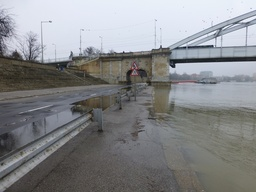
#> input picture european-flood-2013_imgs_small/imgs_small/25441112.jpg, 256 x 192 px, shrunk from 683 x 512 before the run; its folder holds only this picture in this run
$ python main.py
#> lines starting #> are read from the running program, lines starting #| are printed output that depends on the picture
### image_importer.py
from PIL import Image, ImageOps
import numpy as np

def decompose_img(filename):
    with Image.open(filename, 'r') as f:
#> f is the input picture: PIL image 256x192 RGB; mean R, G, B 134.4, 136, 138.3
        picture_rgb = np.asarray(list(f.getdata()))
        # print(picture_rgb)
        return np.array([picture_rgb, f.size[0], f.size[1]], dtype='object')

def make_image(filename, W, H, width, height, mode="reconstructed", l1r=False, model="NMF"):
    if (mode == "parts"):
        new_pixels = np.empty([1, 3])
        count = 0
        for w in W:
            count = count + 1
            if (w[0] > w[1]):
                new_pixels = np.append(new_pixels, [np.array([0, 0, 250])], axis=0)
            else:
                new_pixels = np.append(new_pixels, [np.array([250, 0, 0])], axis=0)
        new_pixels = new_pixels[1:].astype('i')
        itr = tuple(map(tuple, new_pixels))
    elif (mode == "parts2"):
        new_pixels = np.empty([1, 3])
        count = 0
        for w in W:
            count = count + 1
            if (w[0] > w[1]):
                new_pixels = np.append(new_pixels, [H[0] * 250 / max(H[0])], axis=0)
            else:
                new_pixels = np.append(new_pixels, [H[1] * 250 / max(H[1])], axis=0)
        new_pixels = new_pixels[1:].astype('i')
        itr = tuple(map(tuple, new_pixels))
    else:
        itr = tuple(map(tuple, np.matmul(W, H).astype('i')))

    if l1r:
        prefix = "l1"
    else:
        prefix = ""

    # print(len(new_pixels))
    # print(width * height)

    count = 0
    with Image.new('RGB', (height, width), "white") as f:
        pixels = f.load()
        for i in range(height):
            for j in range(width):
                # print(itr[count])
                pixels[i, j] = itr[count]
                count = count + 1

        # f.show()
        f = f.rotate(-90, expand=True)
        f = ImageOps.mirror(f)
        f.save("generated/" + model + "_" + prefix + "_" + mode + "_" + filename, "JPEG")

### main.py
from sklearn.decomposition import NMF
from sklearn.decomposition import PCA
# import song_importer as s
import image_importer as i
import numpy as np
import os

# s.decompose_song('sounds/test.wav')

for filename in os.listdir('european-flood-2013_imgs_small/imgs_small/')[:]:
    every_pixel = np.empty([1, 3])
    decomp = i.decompose_img(os.path.join('european-flood-2013_imgs_small/imgs_small/', filename))
    every_pixel = np.append(every_pixel, decomp[0], axis=0)

    # model = NMF(n_components=2, init='random', random_state=0)
    # model = NMF(n_components=2, init='random', random_state=0, l1_ratio=1)
    model = PCA(n_components=2)
    PCA_NMF = "PCA"
    l1 = False
    W = model.fit_transform(every_pixel[1:])
#> W = 49152 pairs, first value -203.6 to 195.3, second value -31.99 to 27.54
    H = model.components_

    print(W)
#> (printed output is left out)
    print(H)
    # [4 lines of commented-out code are left out]

    i.make_image(filename, W, H, decomp[1], decomp[2], mode="parts", l1r=l1, model=PCA_NMF)
#> the loop in make_image, `for w in W:` made 49152 passes
#> (w, new_pixels) on passes 1 to 2: ([137.2, -0.609], [[23295.1, 1379.1, 390.1], [0, 0, 250]]), ([138.9, -0.721], [[23295.1, 1379.1, 390.1], [0, 0, 250], [0, 0, 250]])
#> w on passes 3 to 8: [143, -0.197], [144.7, -0.309], [143, -0.197], [143, -0.197], [144.7, -0.309], [148.2, -0.533]
#> after the loop in make_image, `for w in W:`: count = 49152
#> in make_image, `itr = tuple(map(tuple, new_pixels))`: itr = 49152 items
#> in make_image, `with Image.new('RGB', (height, width), "white") as f:`: f: PIL image 192x256 RGB; every value is 255
#> after the loop in make_image, `for i in range(height):`: count = 49152
#> in make_image, `f = f.rotate(-90, expand=True)`:
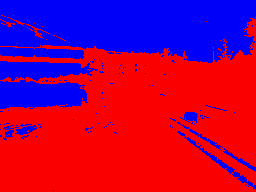
#> f: PIL image 256x192 RGB; mean R, G, B 158, 0, 92
#> in make_image, `f = ImageOps.mirror(f)`:
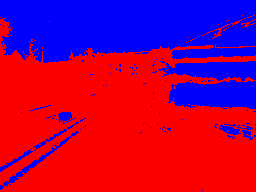
#> f: PIL image 256x192 RGB; mean R, G, B 158, 0, 92
    # i.make_image(filename, W, H, decomp[1], decomp[2], mode="parts2", l1r=l1, model=PCA_NMF)
    i.make_image(filename, W, H, decomp[1], decomp[2], l1r=l1, model=PCA_NMF)
#> call 2 of make_image, with filename = '25441112.jpg', W = array of shape (49152, 2), H = array of shape (2, 3), width = 256, height = 192, mode = 'reconstructed', l1r = False, model = 'PCA'
#> in make_image (call 2), `f = f.rotate(-90, expand=True)`:
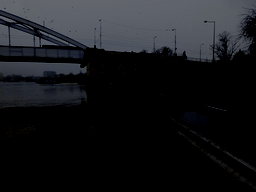
#> f: PIL image 256x192 RGB; mean R, G, B 23.8, 25.4, 28.4
#> in make_image (call 2), `f = ImageOps.mirror(f)`:
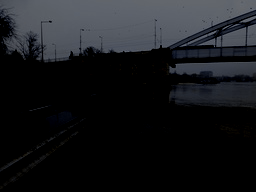
#> f: PIL image 256x192 RGB; mean R, G, B 23.8, 25.4, 28.4

$ run again, on european-flood-2013_imgs_small/imgs_small/26555963.jpg
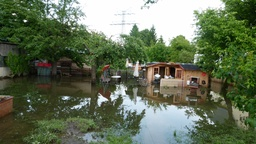
#> input picture european-flood-2013_imgs_small/imgs_small/26555963.jpg, 256 x 144 px, shrunk from 909 x 511 before the run
#> in decompose_img, f is the input picture: PIL image 256x144 RGB; mean R, G, B 99.7, 111.8, 86.7
#> W = 36864 pairs, first value -168.7 to 270.1, second value -54.86 to 37.21
#> (printed output is left out)
#> the loop in make_image, `for w in W:` made 36864 passes
#> (w, new_pixels) on passes 1 to 2: ([-48.07, -6.8], [[24205.1, 2449.3, 2047.4], [250, 0, 0]]), ([-51.52, -6.54], [[24205.1, 2449.3, 2047.4], [250, 0, 0], [250, 0, 0]])
#> after the loop in make_image, `for w in W:`: count = 36864
#> itr = 36864 items
#> after the loop in make_image, `for i in range(height):`: count = 36864
#> in make_image, `f = ImageOps.mirror(f)`:
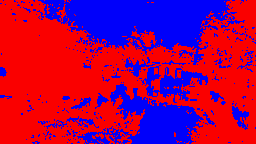
#> f: PIL image 256x144 RGB; mean R, G, B 162.3, 0, 87.7
#> in make_image (call 2), `f = ImageOps.mirror(f)`:
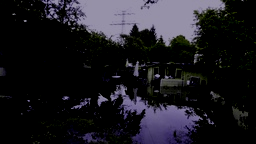
#> f: PIL image 256x144 RGB; mean R, G, B 28.2, 27.1, 32.9

$ run again, on european-flood-2013_imgs_small/imgs_small/26577712.jpg
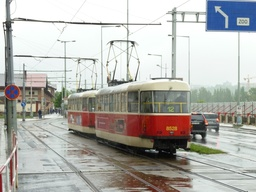
#> input picture european-flood-2013_imgs_small/imgs_small/26577712.jpg, 256 x 192 px, shrunk from 683 x 512 before the run
#> in decompose_img, f is the input picture: PIL image 256x192 RGB; mean R, G, B 178.1, 177.3, 172.8
#> W = 49152 pairs, first value -304.3 to 136.7, second value -92.82 to 107.3
#> (printed output is left out)
#> the loop in make_image, `for w in W:` made 49152 passes
#> (w, new_pixels) on passes 1 to 2: ([134, 0.131], [[26242.2, 4366.2, 1728.8], [0, 0, 250]]), ([131.8, -0.766], [[26242.2, 4366.2, 1728.8], [0, 0, 250], [0, 0, 250]])
#> after the loop in make_image, `for w in W:`: count = 49152
#> itr = 49152 items
#> after the loop in make_image, `for i in range(height):`: count = 49152
#> in make_image, `f = ImageOps.mirror(f)`:
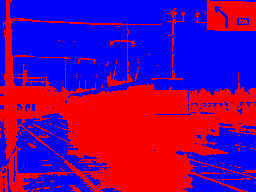
#> f: PIL image 256x192 RGB; mean R, G, B 109.7, 0, 140.3
#> in make_image (call 2), `f = ImageOps.mirror(f)`:
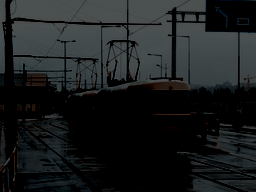
#> f: PIL image 256x192 RGB; mean R, G, B 27.3, 30.2, 30.8

$ run again, on european-flood-2013_imgs_small/imgs_small/26578189.jpg
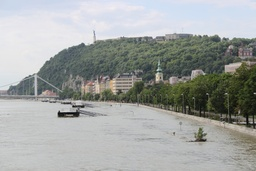
#> input picture european-flood-2013_imgs_small/imgs_small/26578189.jpg, 256 x 171 px, shrunk from 768 x 512 before the run
#> in decompose_img, f is the input picture: PIL image 256x171 RGB; mean R, G, B 159.9, 163.2, 161.1
#> W = 43776 pairs, first value -274.9 to 138.9, second value -52.39 to 22.27
#> (printed output is left out)
#> the loop in make_image, `for w in W:` made 43776 passes
#> (w, new_pixels) on passes 1 to 2: ([90.79, 14.71], [[22469.2, 1608.8, 632.7], [0, 0, 250]]), ([90.79, 14.71], [[22469.2, 1608.8, 632.7], [0, 0, 250], [0, 0, 250]])
#> after the loop in make_image, `for w in W:`: count = 43776
#> itr = 43776 items
#> after the loop in make_image, `for i in range(height):`: count = 43776
#> in make_image, `f = ImageOps.mirror(f)`:
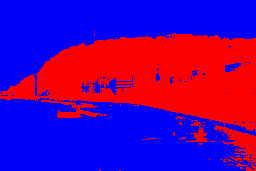
#> f: PIL image 256x171 RGB; mean R, G, B 94.8, 0, 155.2
#> in make_image (call 2), `f = ImageOps.mirror(f)`:
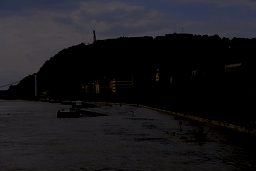
#> f: PIL image 256x171 RGB; mean R, G, B 26.1, 25.5, 29

$ run again, on european-flood-2013_imgs_small/imgs_small/26459616.jpg
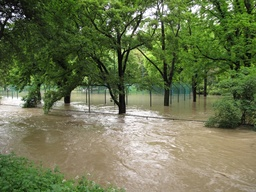
#> input picture european-flood-2013_imgs_small/imgs_small/26459616.jpg, 256 x 192 px, shrunk from 683 x 512 before the run
#> in decompose_img, f is the input picture: PIL image 256x192 RGB; mean R, G, B 108.2, 117.1, 80.6
#> W = 49152 pairs, first value -174.6 to 265, second value -41.32 to 68.01
#> (printed output is left out)
#> the loop in make_image, `for w in W:` made 49152 passes
#> (w, new_pixels) on passes 1 to 2: ([-80.06, -25.1], [[20302.9, 3104.7, 1911.6], [250, 0, 0]]), ([-46.13, -22.48], [[20302.9, 3104.7, 1911.6], [250, 0, 0], [250, 0, 0]])
#> after the loop in make_image, `for w in W:`: count = 49152
#> itr = 49152 items
#> after the loop in make_image, `for i in range(height):`: count = 49152
#> in make_image (call 2), `f = ImageOps.mirror(f)`:
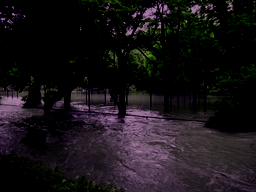
#> f: PIL image 256x192 RGB; mean R, G, B 24.1, 19.6, 23.2
